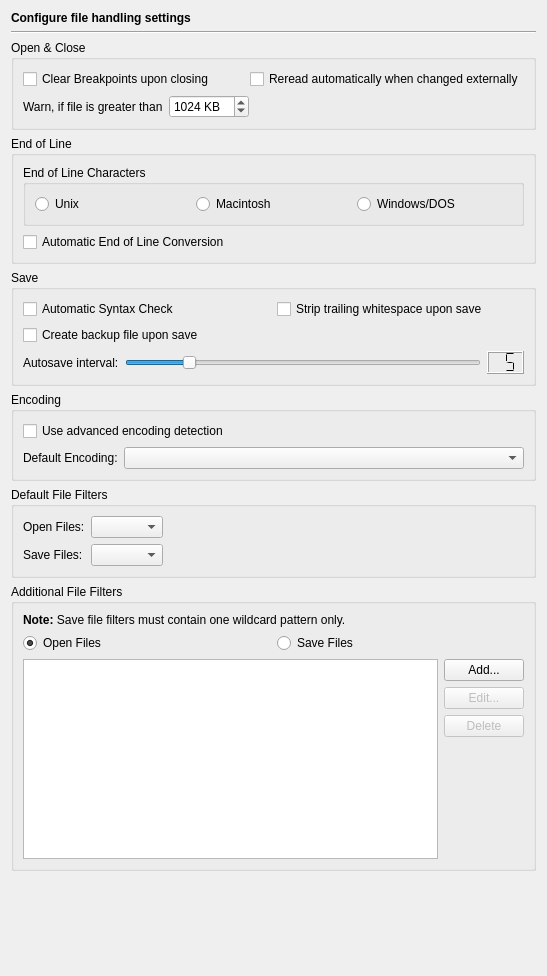
<?xml version="1.0" encoding="UTF-8"?>
<ui version="4.0">
 <class>EditorFilePage</class>
 <widget class="QWidget" name="EditorFilePage">
  <property name="geometry">
   <rect>
    <x>0</x>
    <y>0</y>
    <width>547</width>
    <height>976</height>
   </rect>
  </property>
  <layout class="QVBoxLayout" name="verticalLayout_2">
   <item>
    <widget class="QLabel" name="headerLabel">
     <property name="text">
      <string>&lt;b&gt;Configure file handling settings&lt;/b&gt;</string>
     </property>
    </widget>
   </item>
   <item>
    <widget class="Line" name="line2">
     <property name="frameShape">
      <enum>QFrame::HLine</enum>
     </property>
     <property name="frameShadow">
      <enum>QFrame::Sunken</enum>
     </property>
     <property name="orientation">
      <enum>Qt::Horizontal</enum>
     </property>
    </widget>
   </item>
   <item>
    <widget class="QGroupBox" name="groupBox_3">
     <property name="title">
      <string>Open &amp;&amp; Close</string>
     </property>
     <layout class="QVBoxLayout">
      <item>
       <layout class="QHBoxLayout">
        <item>
         <widget class="QCheckBox" name="clearBreakpointsCheckBox">
          <property name="toolTip">
           <string>Select, whether breakpoint belonging to an editor should be cleared, when the editor is closed</string>
          </property>
          <property name="text">
           <string>Clear Breakpoints upon closing</string>
          </property>
         </widget>
        </item>
        <item>
         <widget class="QCheckBox" name="automaticReopenCheckBox">
          <property name="toolTip">
           <string>Select to reread the file automatically, if it was changed externally</string>
          </property>
          <property name="text">
           <string>Reread automatically when changed externally</string>
          </property>
         </widget>
        </item>
       </layout>
      </item>
      <item>
       <layout class="QHBoxLayout">
        <item>
         <widget class="QLabel" name="label">
          <property name="text">
           <string>Warn, if file is greater than</string>
          </property>
         </widget>
        </item>
        <item>
         <widget class="QSpinBox" name="warnFilesizeSpinBox">
          <property name="toolTip">
           <string>Enter the filesize, a warning dialog should be shown.</string>
          </property>
          <property name="suffix">
           <string> KB</string>
          </property>
          <property name="minimum">
           <number>1</number>
          </property>
          <property name="maximum">
           <number>16384</number>
          </property>
          <property name="singleStep">
           <number>16</number>
          </property>
          <property name="value">
           <number>1024</number>
          </property>
         </widget>
        </item>
        <item>
         <spacer>
          <property name="orientation">
           <enum>Qt::Horizontal</enum>
          </property>
          <property name="sizeHint" stdset="0">
           <size>
            <width>40</width>
            <height>20</height>
           </size>
          </property>
         </spacer>
        </item>
       </layout>
      </item>
     </layout>
    </widget>
   </item>
   <item>
    <widget class="QGroupBox" name="groupBox_5">
     <property name="title">
      <string>End of Line</string>
     </property>
     <layout class="QVBoxLayout" name="verticalLayout">
      <item>
       <widget class="QGroupBox" name="groupBox_8">
        <property name="title">
         <string>End of Line Characters</string>
        </property>
        <layout class="QHBoxLayout" name="_12">
         <item>
          <widget class="QRadioButton" name="lfRadioButton">
           <property name="toolTip">
            <string>Select Unix type end of line</string>
           </property>
           <property name="text">
            <string>Unix</string>
           </property>
          </widget>
         </item>
         <item>
          <widget class="QRadioButton" name="crRadioButton">
           <property name="toolTip">
            <string>Select Macintosh type end of line</string>
           </property>
           <property name="text">
            <string>Macintosh</string>
           </property>
          </widget>
         </item>
         <item>
          <widget class="QRadioButton" name="crlfRadioButton">
           <property name="toolTip">
            <string>Select Windows type end of line</string>
           </property>
           <property name="text">
            <string>Windows/DOS</string>
           </property>
          </widget>
         </item>
        </layout>
       </widget>
      </item>
      <item>
       <widget class="QCheckBox" name="automaticEolConversionCheckBox">
        <property name="toolTip">
         <string>Select whether the eol type should be converted upon opening the file.</string>
        </property>
        <property name="text">
         <string>Automatic End of Line Conversion</string>
        </property>
       </widget>
      </item>
     </layout>
    </widget>
   </item>
   <item>
    <widget class="QGroupBox" name="groupBox_4">
     <property name="title">
      <string>Save</string>
     </property>
     <layout class="QVBoxLayout">
      <item>
       <layout class="QGridLayout">
        <item row="0" column="0">
         <widget class="QCheckBox" name="automaticSyntaxCheckCheckBox">
          <property name="toolTip">
           <string>Select, whether Python files should be checked automatically for syntax errors</string>
          </property>
          <property name="text">
           <string>Automatic Syntax Check</string>
          </property>
         </widget>
        </item>
        <item row="0" column="1">
         <widget class="QCheckBox" name="stripWhitespaceCheckBox">
          <property name="toolTip">
           <string>Select, whether trailing whitespace should be removed upon save</string>
          </property>
          <property name="text">
           <string>Strip trailing whitespace upon save</string>
          </property>
         </widget>
        </item>
        <item row="1" column="0">
         <widget class="QCheckBox" name="createBackupFileCheckBox">
          <property name="toolTip">
           <string>Select, whether a backup file shall be generated upon save</string>
          </property>
          <property name="text">
           <string>Create backup file upon save</string>
          </property>
         </widget>
        </item>
       </layout>
      </item>
      <item>
       <layout class="QHBoxLayout">
        <item>
         <widget class="QLabel" name="TextLabel13_3_3">
          <property name="text">
           <string>Autosave interval:</string>
          </property>
         </widget>
        </item>
        <item>
         <widget class="QSlider" name="autosaveSlider">
          <property name="toolTip">
           <string>Move to set the autosave interval in minutes (0 to disable)</string>
          </property>
          <property name="minimum">
           <number>0</number>
          </property>
          <property name="maximum">
           <number>30</number>
          </property>
          <property name="value">
           <number>5</number>
          </property>
          <property name="orientation">
           <enum>Qt::Horizontal</enum>
          </property>
          <property name="tickInterval">
           <number>1</number>
          </property>
         </widget>
        </item>
        <item>
         <widget class="QLCDNumber" name="autosaveLCD">
          <property name="toolTip">
           <string>Displays the selected autosave interval.</string>
          </property>
          <property name="digitCount">
           <number>2</number>
          </property>
          <property name="segmentStyle">
           <enum>QLCDNumber::Flat</enum>
          </property>
          <property name="value" stdset="0">
           <double>5.000000000000000</double>
          </property>
         </widget>
        </item>
       </layout>
      </item>
     </layout>
    </widget>
   </item>
   <item>
    <widget class="QGroupBox" name="groupBox">
     <property name="title">
      <string>Encoding</string>
     </property>
     <layout class="QGridLayout" name="gridLayout">
      <item row="0" column="0" colspan="2">
       <widget class="QCheckBox" name="advEncodingCheckBox">
        <property name="toolTip">
         <string>Select to use the advanced encoding detection </string>
        </property>
        <property name="whatsThis">
         <string>&lt;b&gt;Advanced encoding detection&lt;/b&gt;
&lt;p&gt;Select to use the advanced encoding detection based on the &amp;quot;universal character encoding detector&amp;quot; from &lt;a href=&quot;http://chardet.feedparser.org&quot;&gt;http://chardet.feedparser.org&lt;/a&gt;.&lt;/p&gt;</string>
        </property>
        <property name="text">
         <string>Use advanced encoding detection</string>
        </property>
       </widget>
      </item>
      <item row="1" column="0">
       <widget class="QLabel" name="label_4">
        <property name="text">
         <string>Default Encoding:</string>
        </property>
       </widget>
      </item>
      <item row="1" column="1">
       <widget class="QComboBox" name="defaultEncodingComboBox">
        <property name="sizePolicy">
         <sizepolicy hsizetype="Expanding" vsizetype="Fixed">
          <horstretch>0</horstretch>
          <verstretch>0</verstretch>
         </sizepolicy>
        </property>
        <property name="toolTip">
         <string>Select the string encoding to be used.</string>
        </property>
       </widget>
      </item>
     </layout>
    </widget>
   </item>
   <item>
    <widget class="QGroupBox" name="groupBox_2">
     <property name="title">
      <string>Default File Filters</string>
     </property>
     <layout class="QGridLayout">
      <item row="0" column="0">
       <widget class="QLabel" name="label_2">
        <property name="text">
         <string>Open Files:</string>
        </property>
       </widget>
      </item>
      <item row="0" column="1">
       <widget class="QComboBox" name="openFilesFilterComboBox"/>
      </item>
      <item row="0" column="2">
       <spacer>
        <property name="orientation">
         <enum>Qt::Horizontal</enum>
        </property>
        <property name="sizeHint" stdset="0">
         <size>
          <width>40</width>
          <height>20</height>
         </size>
        </property>
       </spacer>
      </item>
      <item row="1" column="0">
       <widget class="QLabel" name="label_3">
        <property name="text">
         <string>Save Files:</string>
        </property>
       </widget>
      </item>
      <item row="1" column="1">
       <widget class="QComboBox" name="saveFilesFilterComboBox"/>
      </item>
     </layout>
    </widget>
   </item>
   <item>
    <widget class="QGroupBox" name="groupBox_6">
     <property name="title">
      <string>Additional File Filters</string>
     </property>
     <layout class="QGridLayout" name="gridLayout_2">
      <item row="0" column="0" colspan="2">
       <widget class="QLabel" name="label_5">
        <property name="text">
         <string>&lt;b&gt;Note:&lt;/b&gt; Save file filters must contain one wildcard pattern only.</string>
        </property>
        <property name="wordWrap">
         <bool>true</bool>
        </property>
       </widget>
      </item>
      <item row="1" column="0" colspan="2">
       <layout class="QHBoxLayout" name="horizontalLayout">
        <item>
         <widget class="QRadioButton" name="openFiltersButton">
          <property name="toolTip">
           <string>Select to edit the open file filters</string>
          </property>
          <property name="text">
           <string>Open Files</string>
          </property>
          <property name="checked">
           <bool>true</bool>
          </property>
         </widget>
        </item>
        <item>
         <widget class="QRadioButton" name="savFiltersButton">
          <property name="toolTip">
           <string>Select to edit the save file filters</string>
          </property>
          <property name="text">
           <string>Save Files</string>
          </property>
         </widget>
        </item>
       </layout>
      </item>
      <item row="2" column="0" rowspan="4">
       <widget class="QListWidget" name="fileFiltersList">
        <property name="sizePolicy">
         <sizepolicy hsizetype="Expanding" vsizetype="Preferred">
          <horstretch>0</horstretch>
          <verstretch>0</verstretch>
         </sizepolicy>
        </property>
        <property name="minimumSize">
         <size>
          <width>0</width>
          <height>200</height>
         </size>
        </property>
        <property name="alternatingRowColors">
         <bool>true</bool>
        </property>
        <property name="sortingEnabled">
         <bool>true</bool>
        </property>
       </widget>
      </item>
      <item row="2" column="1">
       <widget class="QPushButton" name="addFileFilterButton">
        <property name="text">
         <string>Add...</string>
        </property>
       </widget>
      </item>
      <item row="3" column="1">
       <widget class="QPushButton" name="editFileFilterButton">
        <property name="enabled">
         <bool>false</bool>
        </property>
        <property name="text">
         <string>Edit...</string>
        </property>
       </widget>
      </item>
      <item row="4" column="1">
       <widget class="QPushButton" name="deleteFileFilterButton">
        <property name="enabled">
         <bool>false</bool>
        </property>
        <property name="text">
         <string>Delete</string>
        </property>
       </widget>
      </item>
      <item row="5" column="1">
       <spacer>
        <property name="orientation">
         <enum>Qt::Vertical</enum>
        </property>
        <property name="sizeHint" stdset="0">
         <size>
          <width>20</width>
          <height>40</height>
         </size>
        </property>
       </spacer>
      </item>
     </layout>
    </widget>
   </item>
   <item>
    <spacer>
     <property name="orientation">
      <enum>Qt::Vertical</enum>
     </property>
     <property name="sizeHint" stdset="0">
      <size>
       <width>435</width>
       <height>20</height>
      </size>
     </property>
    </spacer>
   </item>
  </layout>
 </widget>
 <tabstops>
  <tabstop>clearBreakpointsCheckBox</tabstop>
  <tabstop>automaticReopenCheckBox</tabstop>
  <tabstop>warnFilesizeSpinBox</tabstop>
  <tabstop>lfRadioButton</tabstop>
  <tabstop>crRadioButton</tabstop>
  <tabstop>crlfRadioButton</tabstop>
  <tabstop>automaticEolConversionCheckBox</tabstop>
  <tabstop>automaticSyntaxCheckCheckBox</tabstop>
  <tabstop>createBackupFileCheckBox</tabstop>
  <tabstop>stripWhitespaceCheckBox</tabstop>
  <tabstop>autosaveSlider</tabstop>
  <tabstop>advEncodingCheckBox</tabstop>
  <tabstop>defaultEncodingComboBox</tabstop>
  <tabstop>openFilesFilterComboBox</tabstop>
  <tabstop>saveFilesFilterComboBox</tabstop>
  <tabstop>openFiltersButton</tabstop>
  <tabstop>savFiltersButton</tabstop>
  <tabstop>fileFiltersList</tabstop>
  <tabstop>addFileFilterButton</tabstop>
  <tabstop>editFileFilterButton</tabstop>
  <tabstop>deleteFileFilterButton</tabstop>
 </tabstops>
 <resources/>
 <connections>
  <connection>
   <sender>autosaveSlider</sender>
   <signal>valueChanged(int)</signal>
   <receiver>autosaveLCD</receiver>
   <slot>display(int)</slot>
   <hints>
    <hint type="sourcelabel">
     <x>272</x>
     <y>58</y>
    </hint>
    <hint type="destinationlabel">
     <x>420</x>
     <y>55</y>
    </hint>
   </hints>
  </connection>
 </connections>
</ui>
